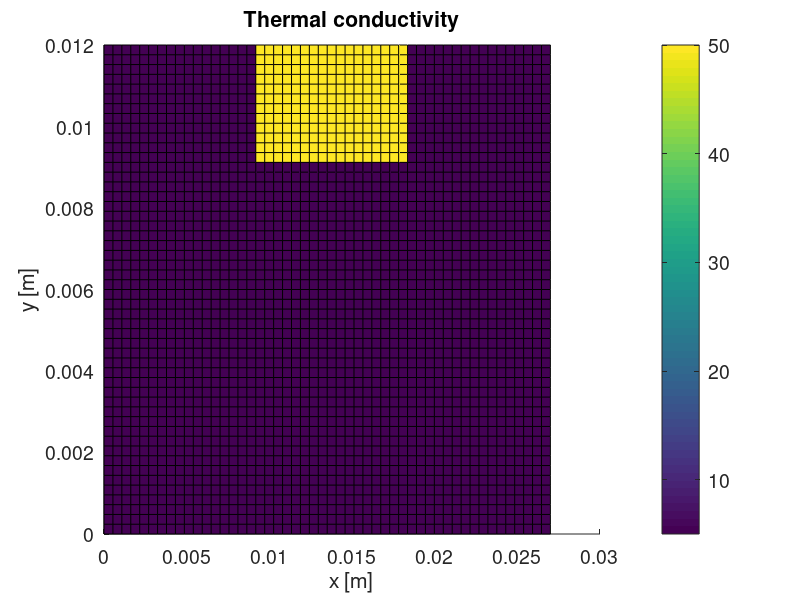
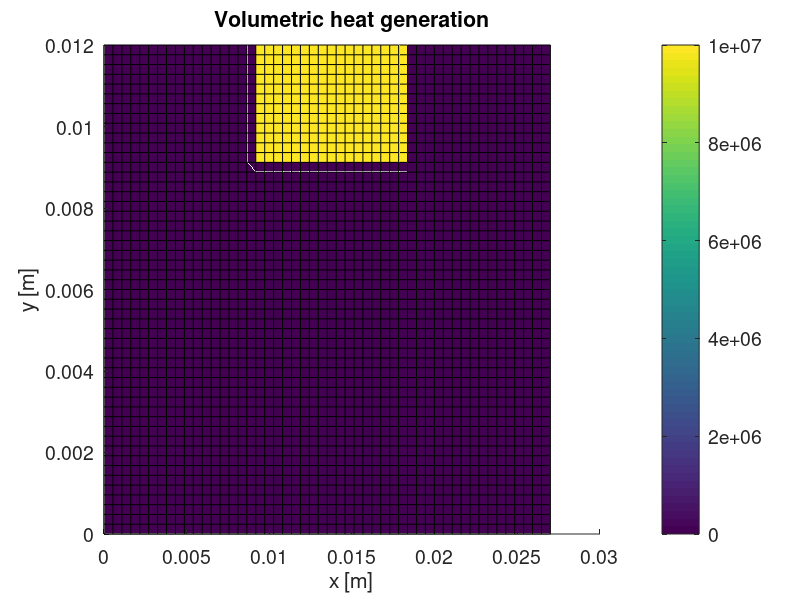
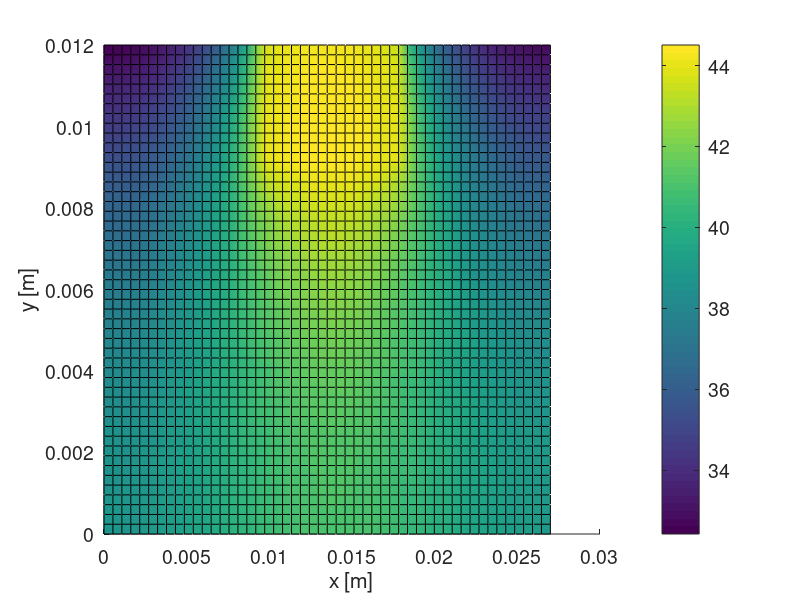
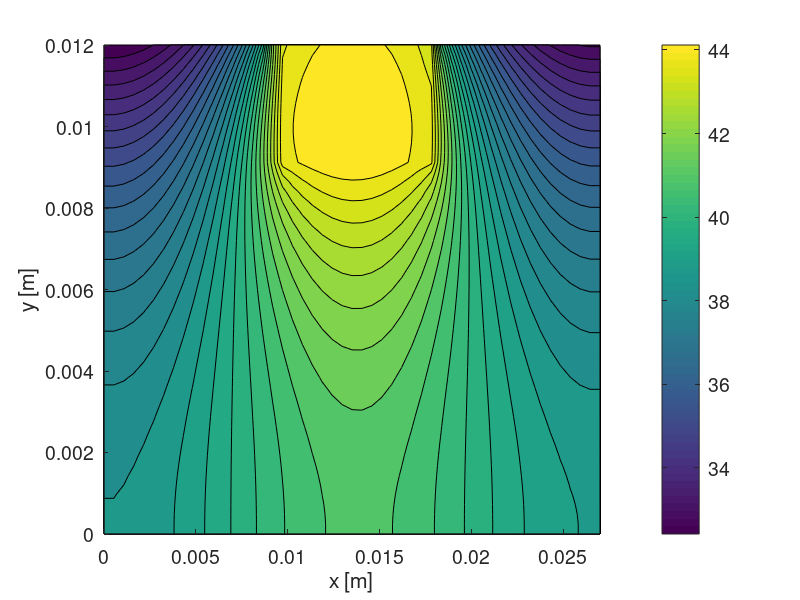

The MATLAB source for these figures, in order:
clear 
close all
clc

set(0,'defaultaxesfontsize',14)
set(0,'defaultlinelinewidth',2)

%% lacoste9_4
%exercise 4 lab 9 lacoste

%% data
LL=27e-3;
HH=12e-3;
ks=5;
kc=50;
Ta=20; %°C
hh=500;
qv0=1e7;
Tmax=85; %°C

%% generation of the grid
%I generate the grid of the overall domain 
%--> COULD THE COMPUTATIONAL DOMAIN BE REDUCED?

nx=51;
ny=51; 

xvect=linspace(0,LL,nx);
yvect=linspace(0,HH,ny);

dx=xvect(2)-xvect(1);
dy=yvect(2)-yvect(1);

[xmat,ymat]=meshgrid(xvect,yvect);
ntot=nx*ny;

kfunc=@(x,y) ks+(kc-ks).*(x>=9e-3 & x<=18e-3 & y>=9e-3);
qvfunc=@(x,y) 0+qv0.*(x>=9e-3 & x<=18e-3 & y>=9e-3);

kmat=kfunc(xmat,ymat);
qvmat=qvfunc(xmat,ymat);

figure (1)
hold on
title('Thermal conductivity');
xlabel('x [m]');
ylabel('y [m]');
zlabel('k [W/m/K]');
surf(xmat,ymat,kmat);
colorbar

figure (2)
hold on
title('Volumetric heat generation');
xlabel('x [m]');
ylabel('y [m]');
zlabel('qv [W/m^3]');
surf(xmat,ymat,qvmat);
colorbar

%voglio kvect --> kk
kk=flip(reshape(kmat',[ntot,1]));
qv=flip(reshape(qvmat',[ntot,1]));

%% find a way to solve the equation

%known term vector
bb=-(qv*dx^2)./kk;

Ac=-2*(1+dx^2/dy^2)*ones(ntot,1);
Ae=ones(ntot,1);
Aw=Ae;
An=(dx^2/dy^2)*ones(ntot,1);
As=An;

% set boundary conditions

%neumann west side
Ae(1:nx:end)=1;
Ac(1:nx:end)=-1;
bb(1:nx:end)=0;

Aw(1:nx:end)=0;
As(1:nx:end)=0;
An(1:nx:end)=0;

%neumann south side
An(nx*(ny-1)+2:end)=1;
Ac(nx*(ny-1)+2:end)=-1;
bb(nx*(ny-1)+2:end)=0;

Aw(nx*(ny-1)+2:end)=0;
As(nx*(ny-1)+2:end)=0;
Ae(nx*(ny-1)+2:end)=0;

%neumann east side
Ac(nx:nx:(ny-1)*nx)=1;
Aw(nx:nx:(ny-1)*nx)=-1;
bb(nx:nx:(ny-1)*nx)=0;

An(nx:nx:(ny-1)*nx)=0;
As(nx:nx:(ny-1)*nx)=0;
Ae(nx:nx:(ny-1)*nx)=0;

%robin north side
Ac(2:nx-1)=1+(hh*dy)./kk(2:nx-1)
As(2:nx-1)=-1;
bb(2:nx-1)=(hh*dy)./kk(2:nx-1)*Ta;

An(2:nx-1)=0;
Ae(2:nx-1)=0;
Aw(2:nx-1)=0;

%now I need to impose the interface conditions

%interface 1 (west)
Ac(ceil(nx/3)+1+nx:nx:ceil(nx/3)+1+(ceil(ny/4)-1)*nx)=1+kc/ks;
Aw(ceil(nx/3)+1+nx:nx:ceil(nx/3)+1+(ceil(ny/4)-1)*nx)=-1;
Ae(ceil(nx/3)+1+nx:nx:ceil(nx/3)+1+(ceil(ny/4)-1)*nx)=-kc/ks
bb(ceil(nx/3)+1+nx:nx:ceil(nx/3)+1+(ceil(ny/4)-1)*nx)=0;

As(ceil(nx/3)+1+nx:nx:ceil(nx/3)+1+(ceil(ny/4)-1)*nx)=0;
An(ceil(nx/3)+1+nx:nx:ceil(nx/3)+1+(ceil(ny/4)-1)*nx)=0;

%interface 2 (south)

puntoA=ceil(nx/3)+1+(ceil(ny/4)-1)*nx+1;
puntoB=puntoA+ceil(nx/3)-1;
Ac(puntoA:puntoB)=1+kc/ks;
As(puntoA:puntoB)=-1;
An(puntoA:puntoB)=-kc/ks;
bb(puntoA:puntoB)=0;

Ae(puntoA:puntoB)=0;
Aw(puntoA:puntoB)=0;

%interface 3 (east)
puntoA=2*ceil(nx/3)-1+nx;
PuntoB=puntoA+(ceil(ny/4)-3)*nx;
Ac(puntoA:nx:puntoB)=1+ks/kc;
Aw(puntoA:nx:puntoB)=-1;
Ae(puntoA:nx:puntoB)=-ks/kc;
bb(puntoA:nx:puntoB)=0;

An(puntoA:nx:puntoB)=0;
As(puntoA:nx:puntoB)=0;

%% matrix assembling
band=[[An(nx+1:end); zeros(nx,1)] [Aw(2:end); 0] Ac [0; Ae(1:end-1)] [zeros(nx,1); As(1:nx*(ny-1))]];
indeces=[-nx -1 0 1 nx];
AA=spdiags(band,indeces,ntot,ntot);

%% solve the steady state problem

TT=AA\bb;

%% arrange the solution in matrix form and plot it

TTmatrix=reshape(flip(TT),[nx,ny]);

figure (3)
hold on
surf(xmat,ymat,TTmatrix','facecolor','interp');
colorbar
xlabel('x [m]');
ylabel('y [m]');
zlabel('z [m]');

figure (4)
hold on
contourf(xmat,ymat,TTmatrix',30);
colorbar
xlabel('x [m]');
ylabel('y [m]');
